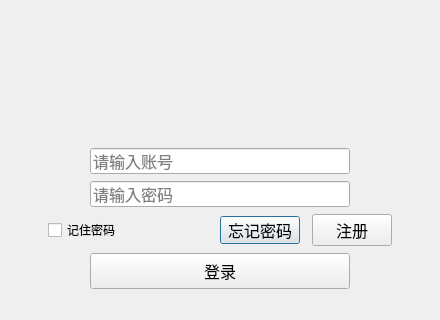
<?xml version="1.0" encoding="UTF-8"?>
<ui version="4.0">
 <class>UserLogin</class>
 <widget class="QDialog" name="UserLogin">
  <property name="geometry">
   <rect>
    <x>0</x>
    <y>0</y>
    <width>440</width>
    <height>320</height>
   </rect>
  </property>
  <property name="windowTitle">
   <string>QT_QQ</string>
  </property>
  <layout class="QVBoxLayout" name="verticalLayout">
   <property name="spacing">
    <number>0</number>
   </property>
   <property name="leftMargin">
    <number>0</number>
   </property>
   <property name="topMargin">
    <number>0</number>
   </property>
   <property name="rightMargin">
    <number>0</number>
   </property>
   <property name="bottomMargin">
    <number>0</number>
   </property>
   <item>
    <widget class="QWidget" name="titleWidget" native="true">
     <property name="minimumSize">
      <size>
       <width>0</width>
       <height>105</height>
      </size>
     </property>
     <property name="maximumSize">
      <size>
       <width>16777215</width>
       <height>105</height>
      </size>
     </property>
     <property name="titleskin" stdset="0">
      <bool>true</bool>
     </property>
    </widget>
   </item>
   <item>
    <widget class="QWidget" name="bodyWidget" native="true">
     <property name="bottomskin" stdset="0">
      <bool>true</bool>
     </property>
     <layout class="QVBoxLayout" name="verticalLayout_2">
      <property name="spacing">
       <number>0</number>
      </property>
      <property name="leftMargin">
       <number>0</number>
      </property>
      <property name="topMargin">
       <number>36</number>
      </property>
      <property name="rightMargin">
       <number>0</number>
      </property>
      <property name="bottomMargin">
       <number>20</number>
      </property>
      <item>
       <layout class="QHBoxLayout" name="horizontalLayout">
        <property name="spacing">
         <number>0</number>
        </property>
        <item>
         <spacer name="horizontalSpacer">
          <property name="orientation">
           <enum>Qt::Horizontal</enum>
          </property>
          <property name="sizeHint" stdset="0">
           <size>
            <width>40</width>
            <height>20</height>
           </size>
          </property>
         </spacer>
        </item>
        <item>
         <widget class="QLineEdit" name="editUserAccount">
          <property name="minimumSize">
           <size>
            <width>260</width>
            <height>26</height>
           </size>
          </property>
          <property name="maximumSize">
           <size>
            <width>260</width>
            <height>26</height>
           </size>
          </property>
          <property name="font">
           <font>
            <pointsize>12</pointsize>
           </font>
          </property>
          <property name="placeholderText">
           <string>请输入账号</string>
          </property>
         </widget>
        </item>
        <item>
         <spacer name="horizontalSpacer_2">
          <property name="orientation">
           <enum>Qt::Horizontal</enum>
          </property>
          <property name="sizeHint" stdset="0">
           <size>
            <width>40</width>
            <height>20</height>
           </size>
          </property>
         </spacer>
        </item>
       </layout>
      </item>
      <item>
       <layout class="QHBoxLayout" name="horizontalLayout_2">
        <property name="spacing">
         <number>0</number>
        </property>
        <item>
         <spacer name="horizontalSpacer_3">
          <property name="orientation">
           <enum>Qt::Horizontal</enum>
          </property>
          <property name="sizeHint" stdset="0">
           <size>
            <width>40</width>
            <height>20</height>
           </size>
          </property>
         </spacer>
        </item>
        <item>
         <widget class="QLineEdit" name="editPassword">
          <property name="minimumSize">
           <size>
            <width>260</width>
            <height>26</height>
           </size>
          </property>
          <property name="maximumSize">
           <size>
            <width>260</width>
            <height>26</height>
           </size>
          </property>
          <property name="font">
           <font>
            <pointsize>12</pointsize>
           </font>
          </property>
          <property name="placeholderText">
           <string>请输入密码</string>
          </property>
         </widget>
        </item>
        <item>
         <spacer name="horizontalSpacer_4">
          <property name="orientation">
           <enum>Qt::Horizontal</enum>
          </property>
          <property name="sizeHint" stdset="0">
           <size>
            <width>40</width>
            <height>20</height>
           </size>
          </property>
         </spacer>
        </item>
       </layout>
      </item>
      <item>
       <layout class="QHBoxLayout" name="horizontalLayout_3">
        <property name="spacing">
         <number>12</number>
        </property>
        <item>
         <spacer name="horizontalSpacer_5">
          <property name="orientation">
           <enum>Qt::Horizontal</enum>
          </property>
          <property name="sizeHint" stdset="0">
           <size>
            <width>40</width>
            <height>20</height>
           </size>
          </property>
         </spacer>
        </item>
        <item>
         <widget class="QCheckBox" name="checkBox">
          <property name="minimumSize">
           <size>
            <width>160</width>
            <height>28</height>
           </size>
          </property>
          <property name="maximumSize">
           <size>
            <width>160</width>
            <height>28</height>
           </size>
          </property>
          <property name="text">
           <string>记住密码</string>
          </property>
         </widget>
        </item>
        <item>
         <widget class="QPushButton" name="forgetWordbtn">
          <property name="minimumSize">
           <size>
            <width>0</width>
            <height>28</height>
           </size>
          </property>
          <property name="maximumSize">
           <size>
            <width>16777215</width>
            <height>28</height>
           </size>
          </property>
          <property name="font">
           <font>
            <pointsize>12</pointsize>
           </font>
          </property>
          <property name="text">
           <string>忘记密码</string>
          </property>
         </widget>
        </item>
        <item>
         <widget class="QPushButton" name="registBtn">
          <property name="font">
           <font>
            <pointsize>12</pointsize>
           </font>
          </property>
          <property name="text">
           <string>注册</string>
          </property>
         </widget>
        </item>
        <item>
         <spacer name="horizontalSpacer_6">
          <property name="orientation">
           <enum>Qt::Horizontal</enum>
          </property>
          <property name="sizeHint" stdset="0">
           <size>
            <width>40</width>
            <height>20</height>
           </size>
          </property>
         </spacer>
        </item>
       </layout>
      </item>
      <item>
       <layout class="QHBoxLayout" name="horizontalLayout_4">
        <item>
         <spacer name="horizontalSpacer_7">
          <property name="orientation">
           <enum>Qt::Horizontal</enum>
          </property>
          <property name="sizeHint" stdset="0">
           <size>
            <width>40</width>
            <height>20</height>
           </size>
          </property>
         </spacer>
        </item>
        <item>
         <widget class="QPushButton" name="loginBtn">
          <property name="minimumSize">
           <size>
            <width>260</width>
            <height>36</height>
           </size>
          </property>
          <property name="maximumSize">
           <size>
            <width>260</width>
            <height>36</height>
           </size>
          </property>
          <property name="font">
           <font>
            <pointsize>12</pointsize>
           </font>
          </property>
          <property name="text">
           <string>登录</string>
          </property>
         </widget>
        </item>
        <item>
         <spacer name="horizontalSpacer_8">
          <property name="orientation">
           <enum>Qt::Horizontal</enum>
          </property>
          <property name="sizeHint" stdset="0">
           <size>
            <width>40</width>
            <height>20</height>
           </size>
          </property>
         </spacer>
        </item>
       </layout>
      </item>
     </layout>
    </widget>
   </item>
  </layout>
 </widget>
 <layoutdefault spacing="6" margin="11"/>
 <resources>
  <include location="QT_QQ.qrc"/>
 </resources>
 <connections/>
</ui>
